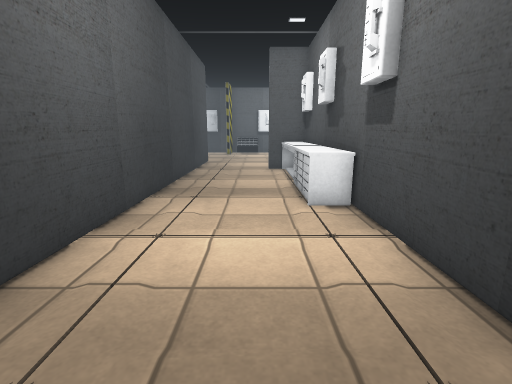
View 1 (above)

23 first-person views from a walk through a 3-D level made in the Unity game engine. The camera is 1.2 m above the floor, tilts 12° down and sees 85° across. The floor is counted in squares, 0.5 m on a side. Each view is taken from the middle of a square. On the plan, view 1 faces up. The plan holds only what a view shows up to about 18 squares ahead; the rest is blank. The place goes on beyond the plan. The player is left out. Some surface patterns are stand-ins.

View 2
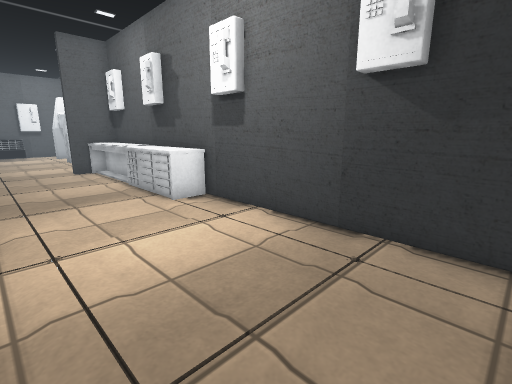

View 3
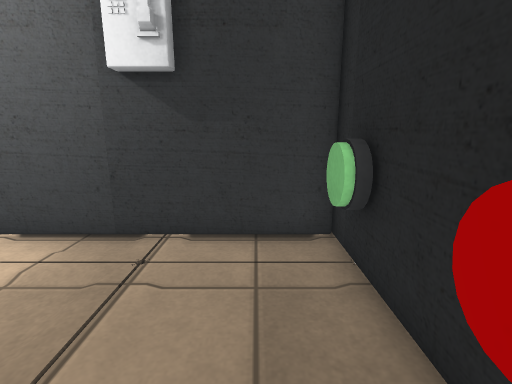

View 4
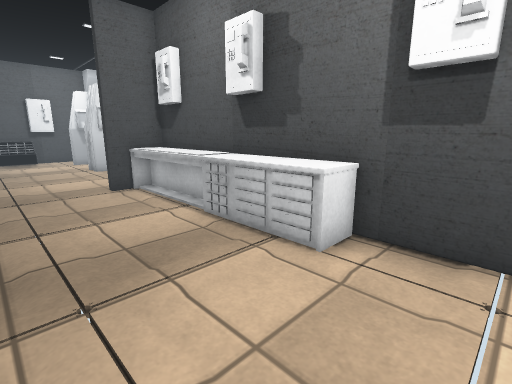

View 5
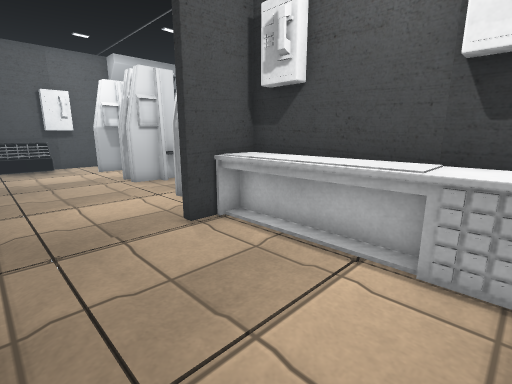

View 6
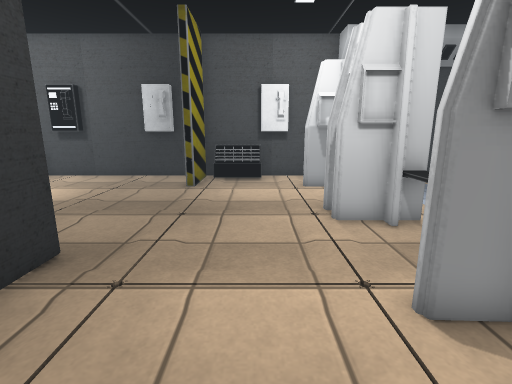

View 7
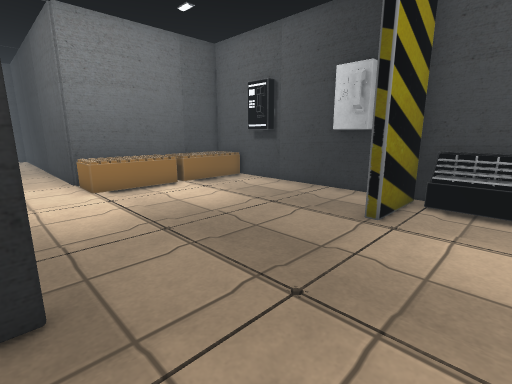

View 8
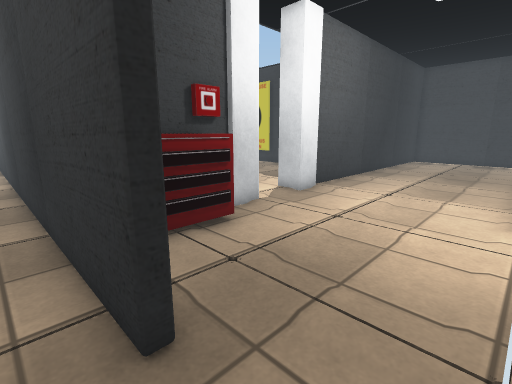

View 9
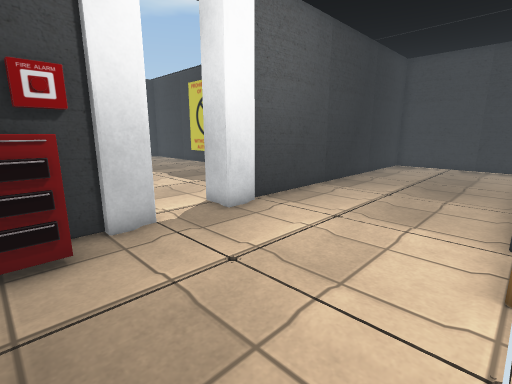

View 10
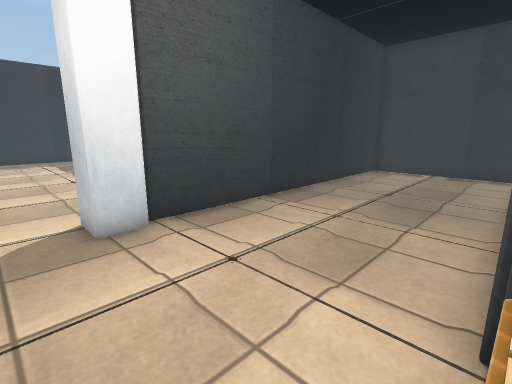

View 11
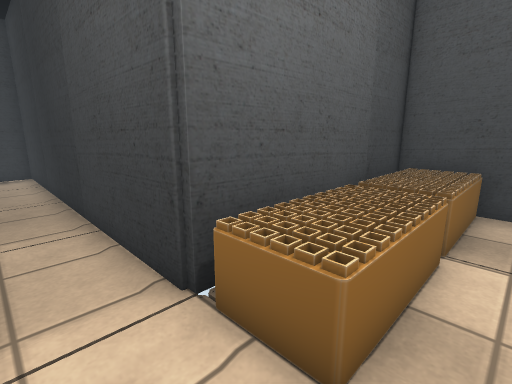

View 12
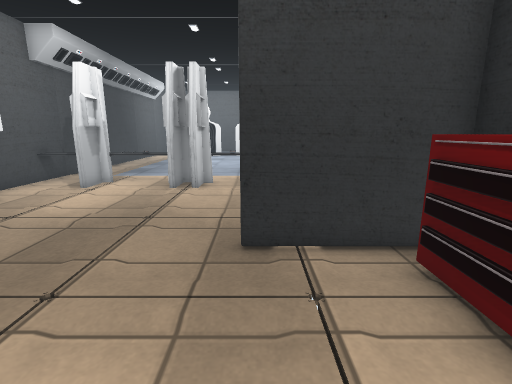

View 13
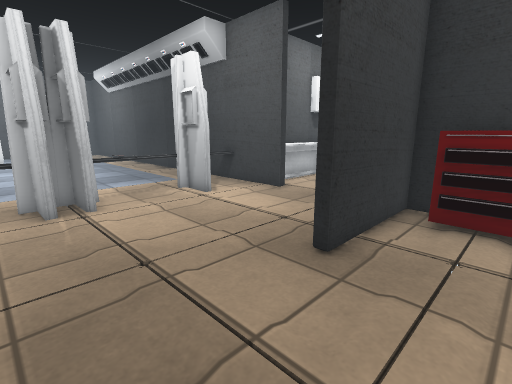

View 14
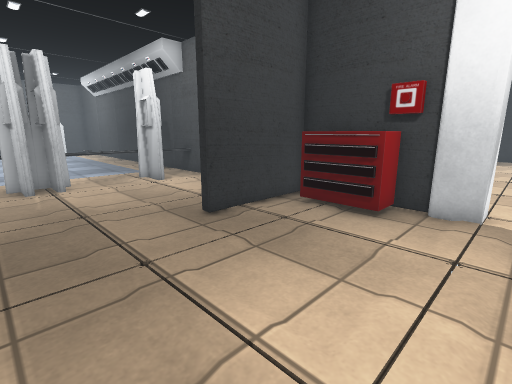

View 15
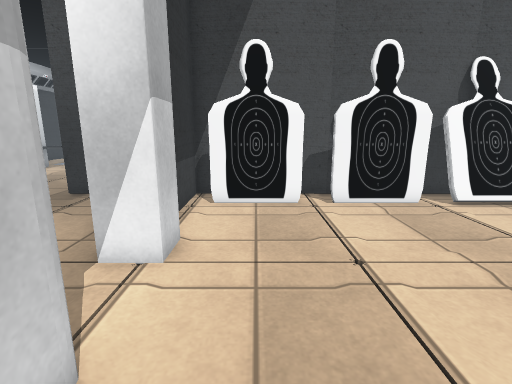

View 16
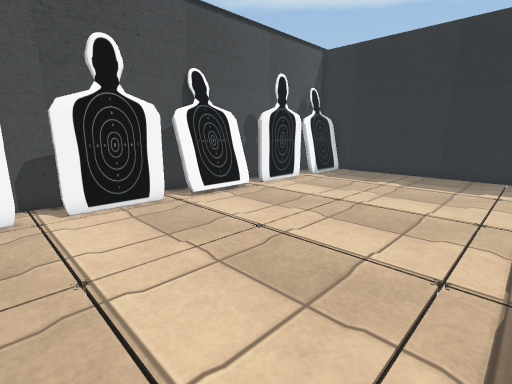

View 17
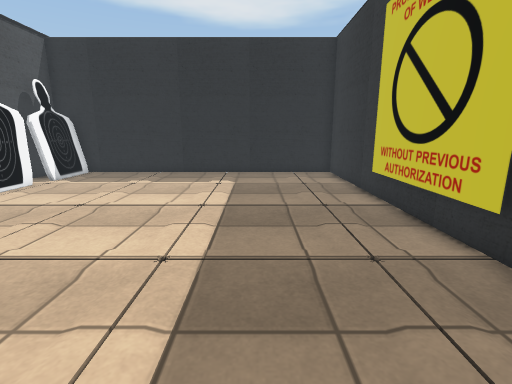

View 18
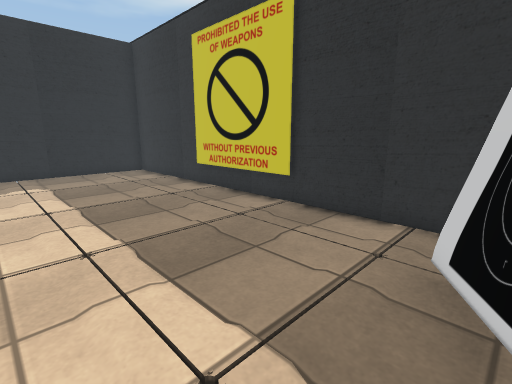

View 19
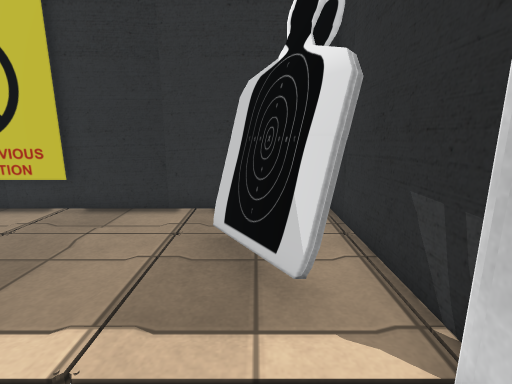

View 20
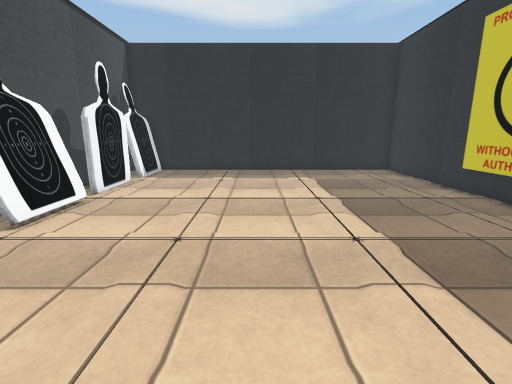

View 21
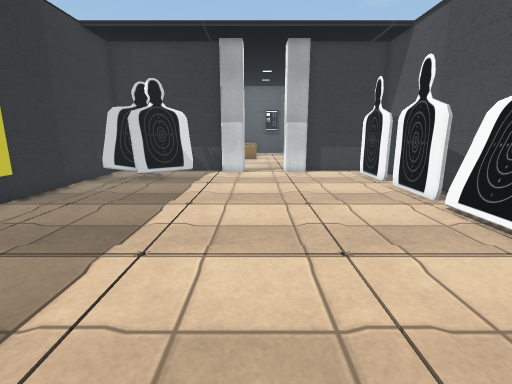

View 22
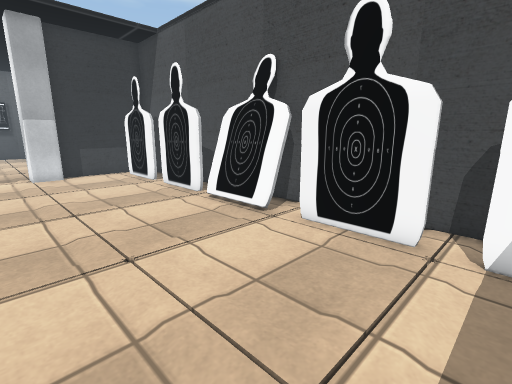

View 23
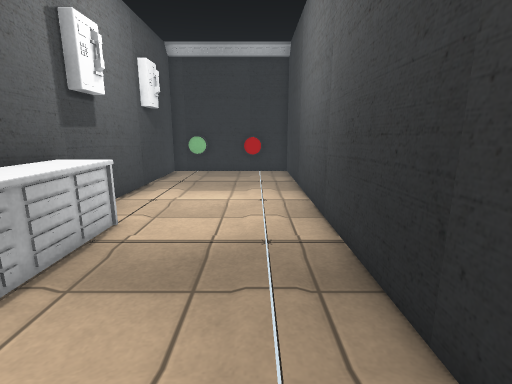

### Floor plan
Key: @ floor where view 1 was taken; # wall or solid block; x gap in a wall; . floor; = window, fence, low wall or low ledge; ^ raised ledge; T table; S shelf; O other object.
Columns run from 29 left of view 1 to 6 right of it. Each row starts with its distance up from view 1.
 34                #########O#####O#####
 33                #^^##...OO.##OOO..^.
 32                #^^........#......^
 31                #^^........#.....##x
 30                #^^........ .....#^.
 29                #^^...............O.
 28                #^^...............^.
 27                #^^.............###
 26 ###############^^^.............####
 25 #...............................#^.
 24 #................................^.
 23 #........................#.......^.
 22 #........................#.....##^.
 21 #........................#......##x
 20 #....................SSSS#.......^.
 19 #################..###SS##....###^##
 18         #########..#######....#T#
 17         ##OO O.........#.#.....TT
 16         #OOOOO.........#.#.....TT
 15         #O.O...........#.#.....TT
 14         # ...............#.....TT
 13         # .............#.#.....TT
 12          #.............#.#.....TT
 11          #.............#.#.....TT
 10          #.............###.....TT
  9          #.............OO#.....T#
  8          #.............OO#......#
  7          #.............OO#......#
  6          #.............#O#......#
  5          #.............#.#......#
  4          #.............#.#......#
  3          #.............#.#......#
  2          #.............#=#......#
  1          #.............###......#
  0          #.............# #...@..#
 -1          #.............= #.O..OO#
 -2          ############### ##O#####

Positions as (right, up) in squares from view 1, and headings:
1: (0, 0), facing up
2: (-3, 0), facing up-right
3: (-3, 0), facing right
4: (-3, 6), facing up-right
5: (-3, 12), facing up-right
6: (0, 18), facing up
7: (0, 23), facing up-left
8: (-3, 26), facing down-left
9: (-7, 26), facing down-left
10: (-11, 26), facing down-left
11: (-11, 24), facing up-left
12: (-10, 23), facing right
13: (-7, 28), facing down-right
14: (-11, 28), facing down-right
15: (-15, 16), facing right
16: (-15, 15), facing down-right
17: (-16, 15), facing down
18: (-13, 16), facing down-left
19: (-12, 16), facing left
20: (-12, 16), facing down
21: (-12, 1), facing up
22: (-12, 1), facing up-right
23: (-2, 16), facing down
